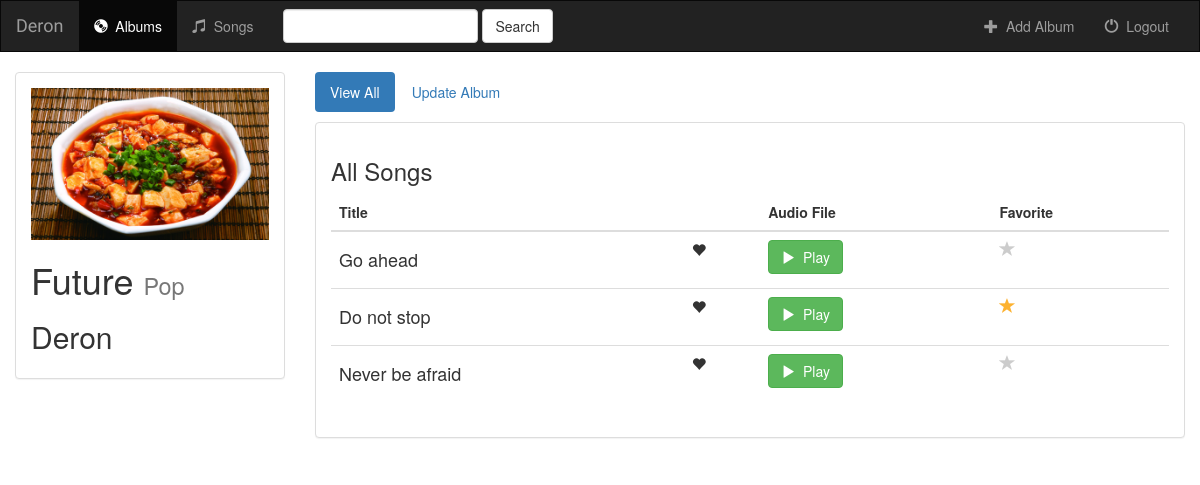
The page /music/4/ on the database as committed earlier.
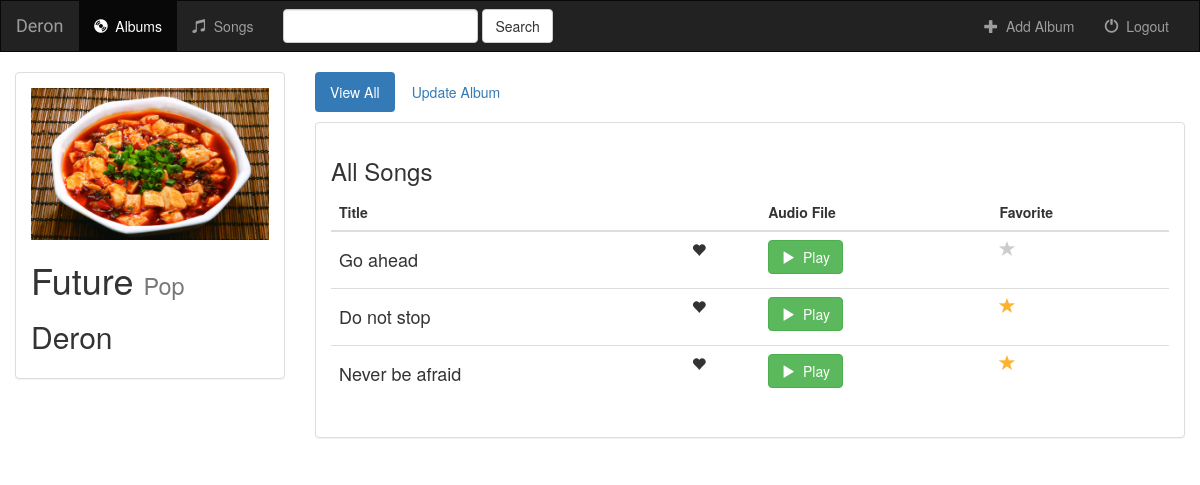
The same page on the database as committed later.
### music/models.py (models this page shows, shortened)
class Song(models.Model):
    album = models.ForeignKey(Album, on_delete=models.CASCADE)
    song_title = models.CharField(max_length=250)
    audio_file = models.FileField(default='')
    is_favorite = models.BooleanField(default=False)

### music/views.py (the view)
# urls.py: url(r'^(?P<pk>[0-9]+)/$', views.DetailView.as_view(), name='detail'),
class DetailView(generic.DetailView):
    model = Album
    template_name = 'music/detail.html'

### music/templates/music/detail.html (shortened to what this page needs)
{% extends 'music/base.html' %}
{% block body %}
    <div class="container-fluid songs-container">
        <div class="row">
            <div class="col-sm-4 col-md-3">
                <div class="panel panel-default">
                    <div class="panel-body">
                        <a href="{% url 'music:detail' album.id %}">
                            <img src="{{ album.album_logo.url }}" class="img-responsive">
                        </a>
                        <h1>{{ album.album_title }}
                            <small>{{ album.genre }}</small>
                        </h1>
                        <h2>{{ album.artist }}</h2>
                    </div>
                </div>
            </div>
            <div class="col-sm-8 col-md-9">
                <ul class="nav nav-pills" style="margin-bottom: 10px;">
                    <li role="presentation" class="active">
                        <a href="{% url 'music:detail' album.id %}">View All</a>
                    </li>
                    <li role="presentation">
                        <a href="{% url 'music:album-update' album.id %}">Update Album</a>
                    </li>
                </ul>
                <div class="panel panel-default">
                    <div class="panel-body">
                        <h3>All Songs</h3>
                        <table class="table">
                            <thead>
                            <tr>
                                <th>Title</th>
                                <th></th>
                                <th>Audio File</th>
                                <th>Favorite</th>
                            </tr>
                            </thead>
                            <tbody>
                            {% for song in album.song_set.all %}
                                <tr>
                                    <td>
                                        <h4>{{ song.song_title }}</h4>
                                    </td>
                                    <td>
                                        <span class="glyphicon glyphicon-heart"></span>
                                    </td>
                                    <td>
                                        <a target="_blank" href="{{ song.audio_file.url }}">
                                            <button type="button" class="btn btn-success">
                                                <span class="glyphicon glyphicon-play"></span>&nbsp; Play
                                            </button>
                                        </a>
                                    </td>
                                    <td>
                                        <a href="{% url 'music:favorite' song.id %}" class="btn-favorite" name="song">
                                            <span class="glyphicon glyphicon-star {% if song.is_favorite %} active {% endif %}"></span>
                                        </a>
                                    </td>
                                </tr>
                            {% endfor%}
                            </tbody>
                        </table>
                    </div>
                </div>
            </div>
        </div>
    </div>
{% endblock %}

Rows that differ between the two databases and show on the page:
changed Song "Never be afraid": is_favorite False → True (drawn)
